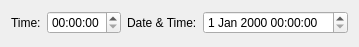
<?xml version="1.0" encoding="UTF-8"?>
<ui version="4.0">
 <class>TimestampEdit</class>
 <widget class="QWidget" name="TimestampEdit">
  <property name="geometry">
   <rect>
    <x>0</x>
    <y>0</y>
    <width>331</width>
    <height>47</height>
   </rect>
  </property>
  <property name="sizePolicy">
   <sizepolicy hsizetype="Minimum" vsizetype="Minimum">
    <horstretch>0</horstretch>
    <verstretch>0</verstretch>
   </sizepolicy>
  </property>
  <property name="windowTitle">
   <string>Form</string>
  </property>
  <layout class="QHBoxLayout" name="horizontalLayout">
   <item>
    <layout class="QFormLayout" name="formLayout_3">
     <item row="0" column="0">
      <widget class="QLabel" name="timeLabel">
       <property name="text">
        <string>Time:</string>
       </property>
      </widget>
     </item>
     <item row="0" column="1">
      <widget class="QTimeEdit" name="timeEdit"/>
     </item>
    </layout>
   </item>
   <item>
    <layout class="QFormLayout" name="formLayout_2">
     <item row="0" column="0">
      <widget class="QLabel" name="dateTimeLabel">
       <property name="text">
        <string>Date &amp; Time:</string>
       </property>
      </widget>
     </item>
     <item row="0" column="1">
      <widget class="QDateTimeEdit" name="dateTimeEdit"/>
     </item>
    </layout>
   </item>
  </layout>
 </widget>
 <resources/>
 <connections/>
</ui>
